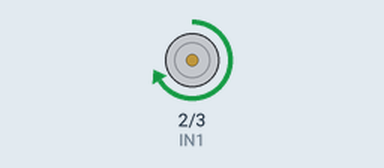
Recording of a sketch running on a simulated Arduino Uno, built with avr-gcc and run on an emulated ATmega328P. Parts: motor-driver pin pairs drawn as motors (green arrow = first pin HIGH = forward, orange = second pin HIGH = backward, longer = more drive, scaled by the enable pin).

Above: at 1.0 s.
At 4.0 s:
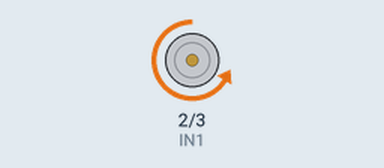
At 6.0 s:
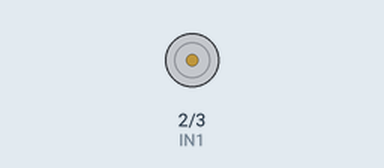
Timing chart, 0 to 9.1 s (numbered marks = the images above):
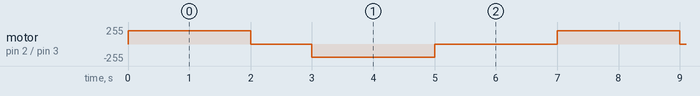

The sketch:

basic_motor.ino
```cpp
// Motor A control pins
#define ENA 5   // PWM pin for speed
#define IN1 2
#define IN2 3

void setup() {
  pinMode(ENA, OUTPUT);
  pinMode(IN1, OUTPUT);
  pinMode(IN2, OUTPUT);

  stopMotor();  // start with motor off
}

void loop() {
  // Move forward
  moveForward(200);   // speed range: 0–255
  delay(2000);

  // Stop
  stopMotor();
  delay(1000);

  // Move backward
  moveBackward(200);
  delay(2000);

  // Stop
  stopMotor();
  delay(2000);
}

// ===== Motor Functions =====
void moveForward(int speedVal) {
  digitalWrite(IN1, HIGH);
  digitalWrite(IN2, LOW);
  analogWrite(ENA, speedVal);
}

void moveBackward(int speedVal) {
  digitalWrite(IN1, LOW);
  digitalWrite(IN2, HIGH);
  analogWrite(ENA, speedVal);
}

void stopMotor() {
  digitalWrite(IN1, LOW);
  digitalWrite(IN2, LOW);
  analogWrite(ENA, 0);
}
```

Measured:
- by itself, motor on pin 2 (IN1) / pin 3 (IN2): repeats every 7.0 s: stopped 1.0 s, backward 200/255 2.0 s, stopped 2.0 s, forward 200/255 2.0 s
